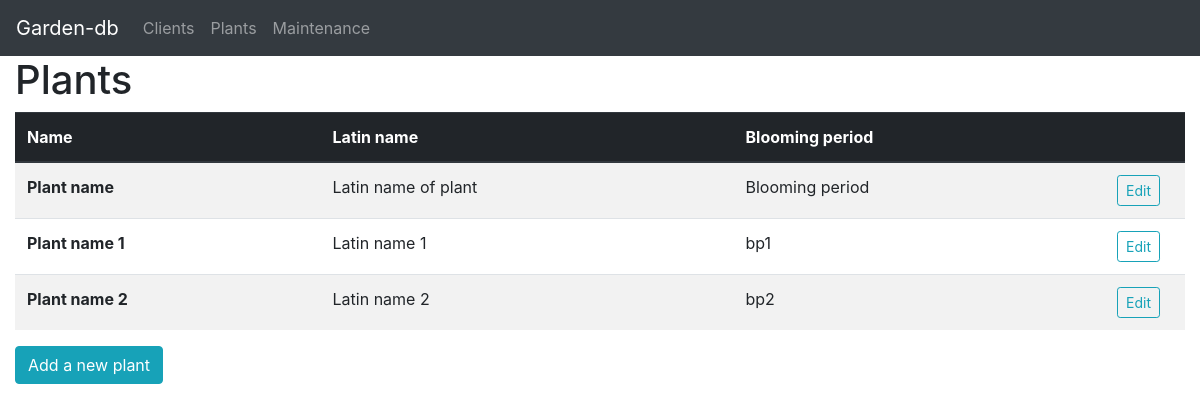
/plants, run on an earlier commit of the app's database.
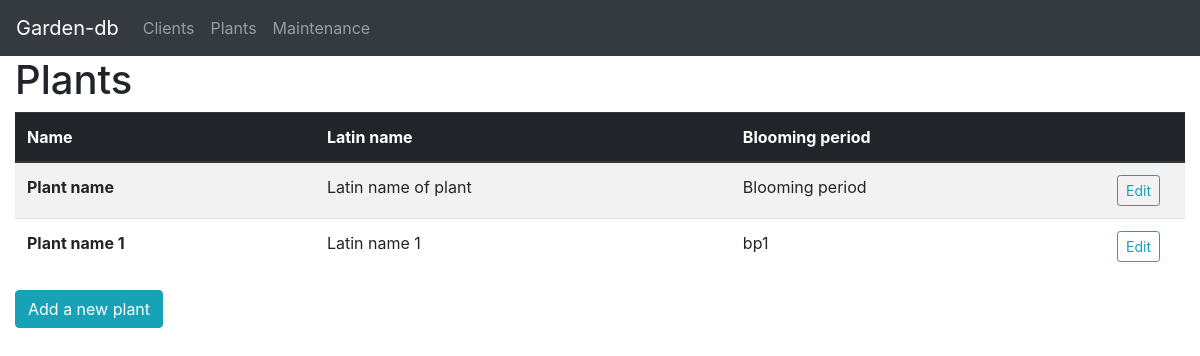
And on a later commit of the database.
### tables this page shows
CREATE TABLE plants (pid INTEGER PRIMARY KEY, name TEXT, latin_name TEXT UNIQUE, blooming_period TEXT);

### app.py (the view, shortened to what this page needs)
@app.route("/plants", methods=["GET", "POST"])
def plants():
    return render_template("plants.html", data=dbc.load_sql_plant_data())

### dbc/__init__.py (called while the page is built)
def select_plants(pid=None):
    with DBConnection() as c:
        if pid is not None:
            c.execute("SELECT * FROM plants WHERE pid=?", (pid,))
        else:
            c.execute("SELECT * FROM plants")
        return c.cur.fetchall()

def load_sql_plant_data(pid=None):
    return [Plant(row[1], row[2], row[3], row[0]) for row in select_plants(pid)]

    def __exit__(self, *args):
        self.con.commit()
        self.con.close()
        self.con = None
        self.cur = None

    def execute(self, *args):
        self.cur.execute(*args)

### templates/plants.html (shortened to what this page needs)
{% extends "page.html" %}
{% set title = "Plants" %}
{% set pagetype = "plant" %}
{% block thead %}
<th scope="col">Name</th>
<th scope="col">Latin name</th>
<th scope="col">Blooming period</th>
<th scope="col" style="width: 80px"></th>
{% endblock %}
{% block tbody %}
{% for plant in data %}
<tr>
    <th scope="row">{{ plant.name }}</th>
    <td>{{ plant.latin_name }}</td>
    <td>{{ plant.blooming_period }}</td>
    <td><button type="button" class="btn btn-outline-info btn-sm" data-toggle="modal"
                id="edit-plant-{{ plant.id }}" data-target="#popup-div-edit-{{ plant.id }}">Edit</button></td>
</tr>
{% endfor %}
{% endblock %}

### templates/page.html (shortened to what this page needs)
{% extends "base.html" %}
{% if pagetype is not defined %}{% set pagetype = "(page type error)" %}{% endif %}
{% block body %}
<nav class="navbar navbar-expand-md navbar-dark bg-dark">
    <span class="navbar-brand">Garden-db</span>
    <div class="collapse navbar-collapse">
        <div class="navbar-nav">
            <a class="nav-item nav-link" href="{{ url_for('clients') }}">Clients</a>
            <a class="nav-item nav-link" href="{{ url_for('plants') }}">Plants</a>
            <a class="nav-item nav-link" href="{{ url_for('jobs') }}">Maintenance</a>
        </div>
    </div>
</nav>
<div class="container-fluid">
    <header class="row">
        <div class="col">
            <h1>{% if title %}{{ title }}{% else %}Untitled page{% endif %}</h1>
        </div>
    </header>
    <table class="table table-striped">
        <thead class="thead-dark">
            {% block thead %}
            {% endblock %}
        </thead>
        <tbody>
            {% block tbody %}
            {% endblock %}
        </tbody>
    </table>
    <button type="button" id="popup-btn" class="btn btn-info" data-toggle="modal" data-target="#popup-div-add">
        Add a new {{ pagetype }}
    </button>
</div>
{% endblock %}

### templates/base.html (shortened to what this page needs)
<!doctype html>
<html lang="en">
<head>
    <link rel="stylesheet" href="https://stackpath.bootstrapcdn.com/bootstrap/4.1.3/css/bootstrap.min.css">
</head>
<body>
    {% block body %}{% endblock %}
    <script src="https://stackpath.bootstrapcdn.com/bootstrap/4.1.3/js/bootstrap.min.js"></script></body>
</html>

What changed in the data, as far as the page shows it:
removed plants: name "Plant name 2", latin_name "Latin name 2", blooming_period "bp2"
